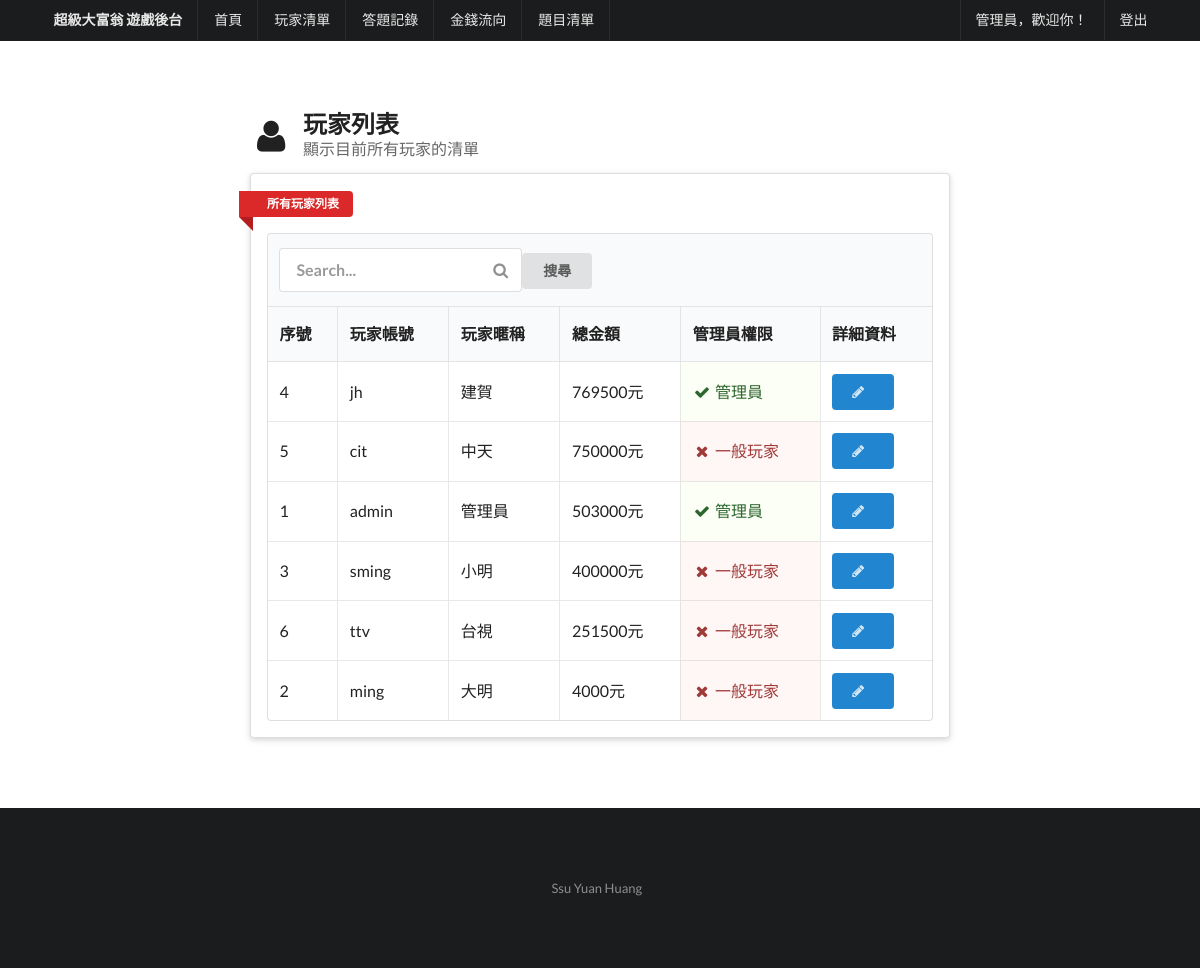
Page /QuizAdmin/userlist.php (signed in) on the committed database.
### tables this page shows
CREATE TABLE IF NOT EXISTS `user` (
  `user_id` int(11) NOT NULL AUTO_INCREMENT,
  `user_username` varchar(20) NOT NULL,
  `user_password` varchar(20) NOT NULL,
  `user_nickname` varchar(20) NOT NULL,
  `user_money` int(11) NOT NULL,
  `user_admin` tinyint(1) NOT NULL DEFAULT '0',
  PRIMARY KEY (`user_id`),
  UNIQUE KEY `user_username` (`user_username`)
);

### QuizAdmin/userlist.php (the view, shortened to what this page needs)
<?php include("php/connection.php");
include("php/header.php");
if(isset($_GET['keyword'])){
    $result = $conn->query("SELECT * FROM user Where user_nickname LIKE '%".$_GET['keyword']."%' OR user_username LIKE '%".$_GET['keyword']."%'");
    $rscount=$result->num_rows;
  }else{
    $result = $conn->query("SELECT * FROM user Order by user_money DESC");
}
include("php/menu.php");
 ?>
  <div class="ui main text container">
    <h2 class="ui header">
      <i class="user icon"></i>
      <div class="content">玩家列表<div class="sub header">顯示目前所有玩家的清單</div></div>
    </h2>
    <div class="ui raised segment">
    <a class="ui red ribbon label">所有玩家列表</a>
    <table class="ui celled table">
  <thead>
    <tr>
      <th colspan="6"><form action="userlist.php" method="get"><div class="ui icon input"><input type="text" placeholder="Search..." name="keyword"><i class="search icon"></i></div><button class="ui button" type="submit">搜尋</button></form></th>
    </tr>
    <tr>
    <th>序號</th>
    <th>玩家帳號</th>
    <th>玩家暱稱</th>
    <th>總金額</th>
    <th>管理員權限</th>
    <th>詳細資料</th>
  </tr></thead>
  <tbody>
  <?php while($rs = $result->fetch_array(MYSQLI_ASSOC)) { ?>
    <tr>
      <td>
        <?php echo $rs["user_id"]; ?>
      </td>
      <td>
        <?php echo $rs["user_username"]; ?>
      </td>
      <td>
       <?php echo $rs["user_nickname"]; ?>
      </td>
      <td>
        <?php echo $rs["user_money"]; ?>元
      </td>
        <?php if($rs["user_admin"]=='1'){ ?>
          <td class="positive"><i class="icon checkmark"></i>管理員</td>
          <?php }else{ ?>
        <td class="negative"><i class="icon close"></i>一般玩家</td>
        <?php } ?>
        <td><a href="user.php?id=<?php echo $rs["user_id"]; ?>" class="ui blue button" type="submit"><i class="pencil icon"></a></td>
    </tr>
    <?php } ?>
  </tbody>
</table>
    </div>
    </div>
<?php include("php/footer.php");
$conn->close(); ?>

### QuizAdmin/php/header.php (style rules this page uses)
body { background-color: #FFFFFF; }
.main.container { margin-top: 7em; }

### rows in the picture
user: user_id "4", user_username "jh", user_nickname "建賀", user_money "769500", user_admin 1 (drawn)
user: user_id "5", user_username "cit", user_nickname "中天", user_money "750000", user_admin 0 (drawn)
user: user_id "1", user_username "admin", user_nickname "管理員", user_money "503000", user_admin 1 (drawn)
user: user_id "3", user_username "sming", user_nickname "小明", user_money "400000", user_admin 0 (drawn)
user: user_id "6", user_username "ttv", user_nickname "台視", user_money "251500", user_admin 0 (drawn)
user: user_id "2", user_username "ming", user_nickname "大明", user_money "4000", user_admin 0 (drawn)

### other values in the picture
$_SESSION['nickname'] "管理員"
